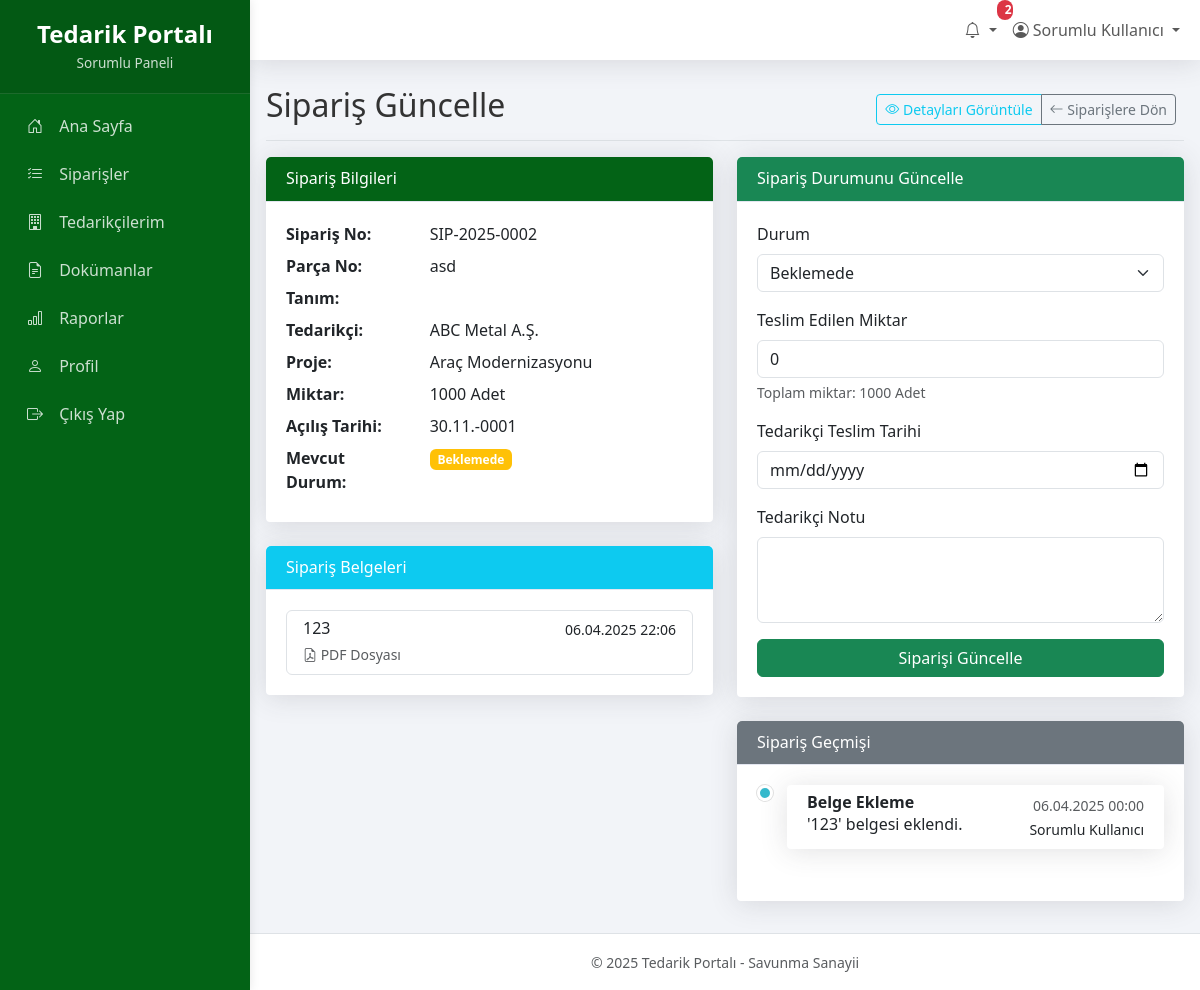
Page /sorumlu/siparis_guncelle.php?id=4 (signed in) on the committed database.
### tables this page shows
CREATE TABLE `siparisler` (
  `id` int(11) NOT NULL,
  `siparis_no` varchar(50) NOT NULL,
  `parca_no` varchar(50) NOT NULL,
  `tanim` varchar(255) DEFAULT NULL,
  `proje_id` int(11) DEFAULT NULL,
  `tedarikci_id` int(11) DEFAULT NULL,
  `sorumlu_id` int(11) DEFAULT NULL,
  `acilis_tarihi` date NOT NULL,
  `parca_adi` varchar(255) NOT NULL,
  `teslim_tarihi` date DEFAULT NULL,
  `miktar` int(11) DEFAULT 0,
  `birim` varchar(20) DEFAULT NULL,
  `kalan_miktar` int(11) DEFAULT 0,
  `teslim_edilen_miktar` int(11) NOT NULL,
  `durum_id` int(11) NOT NULL,
  `fai` tinyint(1) DEFAULT 0,
  `paketleme` varchar(100) DEFAULT NULL,
  `satinalmaci` varchar(100) DEFAULT NULL,
  `alt_malzeme` text DEFAULT NULL,
  `tedarikci_tarihi` date DEFAULT NULL,
  `tedarikci_notu` text DEFAULT NULL,
  `onaylanan_revizyon` varchar(50) DEFAULT NULL,
  `tedarikci_parca_no` varchar(50) DEFAULT NULL,
  `vehicle_id` varchar(50) DEFAULT NULL,
  `olusturan_id` int(11) NOT NULL,
  `olusturma_tarihi` datetime DEFAULT current_timestamp(),
  `guncelleme_tarihi` datetime DEFAULT NULL ON UPDATE current_timestamp(),
  `aciklama` varchar(255) NOT NULL
);

CREATE TABLE `tedarikciler` (
  `id` int(11) NOT NULL,
  `firma_adi` varchar(255) NOT NULL,
  `firma_kodu` varchar(50) DEFAULT NULL,
  `adres` text DEFAULT NULL,
  `il` varchar(255) NOT NULL,
  `ilce` varchar(255) NOT NULL,
  `telefon` varchar(20) DEFAULT NULL,
  `email` varchar(100) DEFAULT NULL,
  `yetkili_kisi` varchar(100) DEFAULT NULL,
  `vergi_dairesi` varchar(255) NOT NULL,
  `vergi_no` varchar(20) DEFAULT NULL,
  `aktif` tinyint(1) NOT NULL DEFAULT 1,
  `olusturan_id` int(11) NOT NULL,
  `olusturma_tarihi` datetime DEFAULT current_timestamp(),
  `guncelleme_tarihi` datetime DEFAULT NULL ON UPDATE current_timestamp(),
  `kullanici_id` int(11) DEFAULT NULL,
  `aciklama` varchar(255) NOT NULL
);

CREATE TABLE `projeler` (
  `id` int(11) NOT NULL,
  `proje_kodu` varchar(255) NOT NULL,
  `proje_adi` varchar(255) NOT NULL,
  `proje_yoneticisi` varchar(255) DEFAULT NULL,
  `proje_aciklama` text DEFAULT NULL,
  `baslangic_tarihi` date DEFAULT NULL,
  `bitis_tarihi` date DEFAULT NULL,
  `durum` enum('Aktif','Tamamlandi','Beklemede','Iptal') NOT NULL DEFAULT 'Aktif',
  `olusturan_id` int(11) NOT NULL,
  `olusturma_tarihi` datetime DEFAULT current_timestamp(),
  `guncelleme_tarihi` datetime DEFAULT NULL ON UPDATE current_timestamp(),
  `aktif` tinyint(1) NOT NULL DEFAULT 1
);

CREATE TABLE `siparis_durumlari` (
  `id` int(11) NOT NULL,
  `durum_adi` varchar(50) NOT NULL,
  `aciklama` text DEFAULT NULL
);

CREATE TABLE `siparis_dokumanlari` (
  `id` int(11) NOT NULL,
  `siparis_id` int(11) NOT NULL,
  `dokuman_adi` varchar(255) NOT NULL,
  `dosya_yolu` varchar(255) NOT NULL,
  `dosya_turu` varchar(50) DEFAULT NULL,
  `dosya_boyutu` int(11) NOT NULL,
  `yukleme_tarihi` datetime DEFAULT current_timestamp(),
  `yukleyen_id` int(11) NOT NULL
);

CREATE TABLE `siparis_log` (
  `id` int(11) NOT NULL,
  `siparis_id` int(11) NOT NULL,
  `islem_turu` varchar(255) NOT NULL,
  `islem_yapan_id` int(11) NOT NULL,
  `islem_tarihi` date NOT NULL DEFAULT current_timestamp(),
  `durum_id` int(11) NOT NULL,
  `aciklama` varchar(255) NOT NULL
);

CREATE TABLE `kullanicilar` (
  `id` int(11) NOT NULL,
  `kullanici_adi` varchar(50) NOT NULL,
  `sifre` varchar(255) NOT NULL,
  `ad_soyad` varchar(100) NOT NULL,
  `email` varchar(100) NOT NULL,
  `telefon` varchar(20) DEFAULT NULL,
  `rol` enum('Admin','Sorumlu','Tedarikci') NOT NULL DEFAULT 'Tedarikci',
  `firma_id` int(11) DEFAULT NULL,
  `aktif` tinyint(1) NOT NULL DEFAULT 1,
  `son_giris` datetime DEFAULT NULL,
  `olusturma_tarihi` datetime DEFAULT current_timestamp(),
  `guncelleme_tarihi` date NOT NULL DEFAULT current_timestamp()
);

### config.php (called while the page is built, shortened)
<?php
function guvenli($data) {
    if (is_null($data)) {
        return '';
    }
    return htmlspecialchars($data, ENT_QUOTES, 'UTF-8');
}
?>

### sorumlu/siparis_guncelle.php (the view, shortened to what this page needs)
<?php
require_once '../config.php';
$sorumlu_id = $_SESSION['kullanici_id'];
$siparis_id = isset($_GET['id']) ? intval($_GET['id']) : 0;
$durumlar_sql = "SELECT id, durum_adi FROM siparis_durumlari ORDER BY id";
$durumlar_stmt = $db->prepare($durumlar_sql);
$durumlar_stmt->execute();
$durumlar = $durumlar_stmt->fetchAll(PDO::FETCH_ASSOC);
$siparis_sql = "SELECT s.*, sd.durum_adi, p.proje_adi, t.firma_adi
               FROM siparisler s
               LEFT JOIN siparis_durumlari sd ON s.durum_id = sd.id
               LEFT JOIN projeler p ON s.proje_id = p.id
               LEFT JOIN tedarikciler t ON s.tedarikci_id = t.id
               WHERE s.id = ? AND (s.sorumlu_id = ? OR s.tedarikci_id IN (
                   SELECT tedarikci_id FROM sorumluluklar WHERE sorumlu_id = ?
               ))";
$siparis_stmt = $db->prepare($siparis_sql);
$siparis_stmt->execute([$siparis_id, $sorumlu_id, $sorumlu_id]);
$siparis = $siparis_stmt->fetch(PDO::FETCH_ASSOC);
$dokuman_sql = "SELECT * FROM siparis_dokumanlari WHERE siparis_id = ? ORDER BY yukleme_tarihi DESC";
$dokuman_stmt = $db->prepare($dokuman_sql);
$dokuman_stmt->execute([$siparis_id]);
$dokumanlar = $dokuman_stmt->fetchAll(PDO::FETCH_ASSOC);
$log_sql = "SELECT sl.*, u.ad_soyad, sd.durum_adi
           FROM siparis_log sl
           LEFT JOIN kullanicilar u ON sl.islem_yapan_id = u.id
           LEFT JOIN siparis_durumlari sd ON sl.durum_id = sd.id
           WHERE sl.siparis_id = ?
           ORDER BY sl.islem_tarihi DESC";
$log_stmt = $db->prepare($log_sql);
$log_stmt->execute([$siparis_id]);
$log_kayitlari = $log_stmt->fetchAll(PDO::FETCH_ASSOC);
include 'header.php';
?>
<div class="d-flex justify-content-between flex-wrap flex-md-nowrap align-items-center pt-3 pb-2 mb-3 border-bottom">
    <h1 class="h2">Sipariş Güncelle</h1>
    <div class="btn-toolbar mb-2 mb-md-0">
        <div class="btn-group me-2">
            <a href="siparis_detay.php?id=<?= $siparis_id ?>" class="btn btn-sm btn-outline-info">
                <i class="bi bi-eye"></i> Detayları Görüntüle
            </a>
            <a href="siparisler.php" class="btn btn-sm btn-outline-secondary">
                <i class="bi bi-arrow-left"></i> Siparişlere Dön
            </a>
        </div>
    </div>
</div>
<div class="row">
    <div class="col-md-6">
        <div class="card mb-4">
            <div class="card-header bg-primary text-white">
                <h6 class="m-0 font-weight-bold">Sipariş Bilgileri</h6>
            </div>
            <div class="card-body">
                <div class="row mb-2">
                    <div class="col-md-4 fw-bold">Sipariş No:</div>
                    <div class="col-md-8"><?= guvenli($siparis['siparis_no']) ?></div>
                </div>
                <div class="row mb-2">
                    <div class="col-md-4 fw-bold">Parça No:</div>
                    <div class="col-md-8"><?= guvenli($siparis['parca_no']) ?></div>
                </div>
                <div class="row mb-2">
                    <div class="col-md-4 fw-bold">Tanım:</div>
                    <div class="col-md-8"><?= guvenli($siparis['tanim']) ?></div>
                </div>
                <div class="row mb-2">
                    <div class="col-md-4 fw-bold">Tedarikçi:</div>
                    <div class="col-md-8"><?= guvenli($siparis['firma_adi']) ?></div>
                </div>
                <div class="row mb-2">
                    <div class="col-md-4 fw-bold">Proje:</div>
                    <div class="col-md-8"><?= guvenli($siparis['proje_adi']) ?></div>
                </div>
                <div class="row mb-2">
                    <div class="col-md-4 fw-bold">Miktar:</div>
                    <div class="col-md-8"><?= guvenli($siparis['miktar']) ?> <?= guvenli($siparis['birim']) ?></div>
                </div>
                <div class="row mb-2">
                    <div class="col-md-4 fw-bold">Açılış Tarihi:</div>
                    <div class="col-md-8"><?= date('d.m.Y', strtotime($siparis['acilis_tarihi'])) ?></div>
                </div>
                <div class="row mb-2">
                    <div class="col-md-4 fw-bold">Mevcut Durum:</div>
                    <div class="col-md-8">
                        <?php
                            $durum_renk = '';
                            switch ($siparis['durum_id']) {
                                case 3: $durum_renk = 'warning'; break;
                            }
                        ?>
                        <span class="badge bg-<?= $durum_renk ?>"><?= guvenli($siparis['durum_adi']) ?></span>
                    </div>
                </div>
            </div>
        </div>
        <div class="card mb-4">
            <div class="card-header bg-info text-white">
                <h6 class="m-0 font-weight-bold">Sipariş Belgeleri</h6>
            </div>
            <div class="card-body">
                <?php if (count($dokumanlar) > 0): ?>
                    <div class="list-group">
                        <?php foreach ($dokumanlar as $dokuman): ?>
                            <a href="../uploads/<?= $dokuman['dosya_yolu'] ?>" target="_blank" class="list-group-item list-group-item-action">
                                <div class="d-flex w-100 justify-content-between">
                                    <h6 class="mb-1"><?= guvenli($dokuman['dokuman_adi']) ?></h6>
                                    <small><?= date('d.m.Y H:i', strtotime($dokuman['yukleme_tarihi'])) ?></small>
                                </div>
                                <small class="text-muted">
                                    <?php
                                    $icon = 'file-earmark';
                                    $dosya_turu = strtolower($dokuman['dosya_turu']);
                                    if (strpos($dosya_turu, 'pdf') !== false) $icon = 'file-earmark-pdf';
                                    elseif (strpos($dosya_turu, 'word') !== false || strpos($dosya_turu, 'doc') !== false) $icon = 'file-earmark-word';
                                    elseif (strpos($dosya_turu, 'excel') !== false || strpos($dosya_turu, 'xls') !== false) $icon = 'file-earmark-excel';
                                    elseif (strpos($dosya_turu, 'image') !== false || strpos($dosya_turu, 'jpg') !== false || strpos($dosya_turu, 'png') !== false) $icon = 'file-earmark-image';
                                    ?>
                                    <i class="bi bi-<?= $icon ?>"></i> <?= strtoupper($dokuman['dosya_turu']) ?> Dosyası
                                </small>
                            </a>
                        <?php endforeach; ?>
                    </div>
                <?php else: ?>
                    <p class="text-center">Bu siparişe ait belge bulunmamaktadır.</p>
                <?php endif; ?>
            </div>
        </div>
    </div>
    <div class="col-md-6">
        <div class="card mb-4">
            <div class="card-header bg-success text-white">
                <h6 class="m-0 font-weight-bold">Sipariş Durumunu Güncelle</h6>
            </div>
            <div class="card-body">
                <form method="post" action="siparis_guncelle.php?id=<?= $siparis_id ?>">
                    <div class="mb-3">
                        <label for="durum_id" class="form-label">Durum</label>
                        <select class="form-select" id="durum_id" name="durum_id" required>
                            <?php foreach ($durumlar as $durum): ?>
                                <option value="<?= $durum['id'] ?>" <?= $siparis['durum_id'] == $durum['id'] ? 'selected' : '' ?>>
                                    <?= guvenli($durum['durum_adi']) ?>
                                </option>
                            <?php endforeach; ?>
                        </select>
                    </div>
                    <div class="mb-3">
                        <label for="teslim_edilen_miktar" class="form-label">Teslim Edilen Miktar</label>
                        <input type="number" class="form-control" id="teslim_edilen_miktar" name="teslim_edilen_miktar" step="0.01" value="<?= guvenli($siparis['teslim_edilen_miktar']) ?>" min="0" max="<?= guvenli($siparis['miktar']) ?>">
                        <div class="form-text">Toplam miktar: <?= guvenli($siparis['miktar']) ?> <?= guvenli($siparis['birim']) ?></div>
                    </div>
                    <div class="mb-3">
                        <label for="tedarikci_tarihi" class="form-label">Tedarikçi Teslim Tarihi</label>
                        <input type="date" class="form-control" id="tedarikci_tarihi" name="tedarikci_tarihi" value="<?= $siparis['tedarikci_tarihi'] ?? '' ?>">
                    </div>
                    <div class="mb-3">
                        <label for="tedarikci_notu" class="form-label">Tedarikçi Notu</label>
                        <textarea class="form-control" id="tedarikci_notu" name="tedarikci_notu" rows="3"><?= guvenli($siparis['tedarikci_notu']) ?></textarea>
                    </div>
                    <div class="d-grid">
                        <button type="submit" name="guncelle" class="btn btn-success">Siparişi Güncelle</button>
                    </div>
                </form>
            </div>
        </div>
        <div class="card">
            <div class="card-header bg-secondary text-white">
                <h6 class="m-0 font-weight-bold">Sipariş Geçmişi</h6>
            </div>
            <div class="card-body">
                <div class="timeline">
                    <?php if (count($log_kayitlari) > 0): ?>
                        <?php foreach ($log_kayitlari as $log): ?>
                            <div class="timeline-item">
                                <div class="card mb-2">
                                    <div class="card-body py-2">
                                        <div class="d-flex justify-content-between">
                                            <div>
                                                <h6 class="mb-0 fw-bold"><?= guvenli($log['islem_turu']) ?></h6>
                                                <p class="mb-0"><?= guvenli($log['aciklama']) ?></p>
                                            </div>
                                            <div class="text-end">
                                                <small class="text-muted"><?= date('d.m.Y H:i', strtotime($log['islem_tarihi'])) ?></small>
                                                <div><small><?= guvenli($log['ad_soyad']) ?></small></div>
                                            </div>
                                        </div>
                                    </div>
                                </div>
                            </div>
                        <?php endforeach; ?>
                    <?php else: ?>
                        <p class="text-center">Sipariş geçmişi bulunamadı.</p>
                    <?php endif; ?>
                </div>
            </div>
        </div>
    </div>
</div>
<?php include 'footer.php'; ?>

### assets/css/panel.css (style rules this page uses)
:root { --primary-color: #1a3a5f; --secondary-color: #36404a; --accent-color: #507093; --light-color: #f2f4f8; --text-color: #333; --border-color: #d8dbe0; --success-color: #3c6a56; --warning-color: #a17d32; --danger-color: #8c3a3a; --info-color: #3a5a7c; --sidebar-width: 250px; }
html, body { height: 100%; margin: 0; padding: 0; overflow-x: hidden; }
body { background-color: var(--light-color); color: var(--text-color); font-family: 'Segoe UI', Arial, sans-serif; position: relative; min-height: 100vh; display: flex; flex-direction: column; }
.card { border: none; margin-bottom: 1.5rem; border-radius: 0.25rem; box-shadow: 0 0.125rem 0.25rem rgba(0, 0, 0, 0.075); }
.card-header { padding: 0.75rem 1.25rem; background-color: #fff; border-bottom: 1px solid var(--border-color); font-weight: 600; }
.card-body { padding: 1.25rem; }

### rows in the picture
siparisler: siparis_no "SIP-2025-0002", parca_no "asd", tedarikci.firma_adi "ABC Metal A.Ş.", proje.proje_adi "Araç Modernizasyonu", miktar "1000", birim "Adet", acilis_tarihi "30.11.-0001", durum.durum_adi "Beklemede", durum_id "Beklemede", teslim_edilen_miktar "0"
siparis_dokumanlari: dokuman_adi "123", yukleme_tarihi "06.04.2025 22:06", dosya_turu "PDF"
siparis_log: islem_turu "Belge Ekleme", aciklama "'123' belgesi eklendi.", islem_tarihi "06.04.2025 00:00", kullanicilar.ad_soyad "Sorumlu Kullanıcı"

### other values in the picture
$okunmamis_bildirim_sayisi "2"
guvenli($_SESSION['ad_soyad']) "Sorumlu Kullanıcı"
